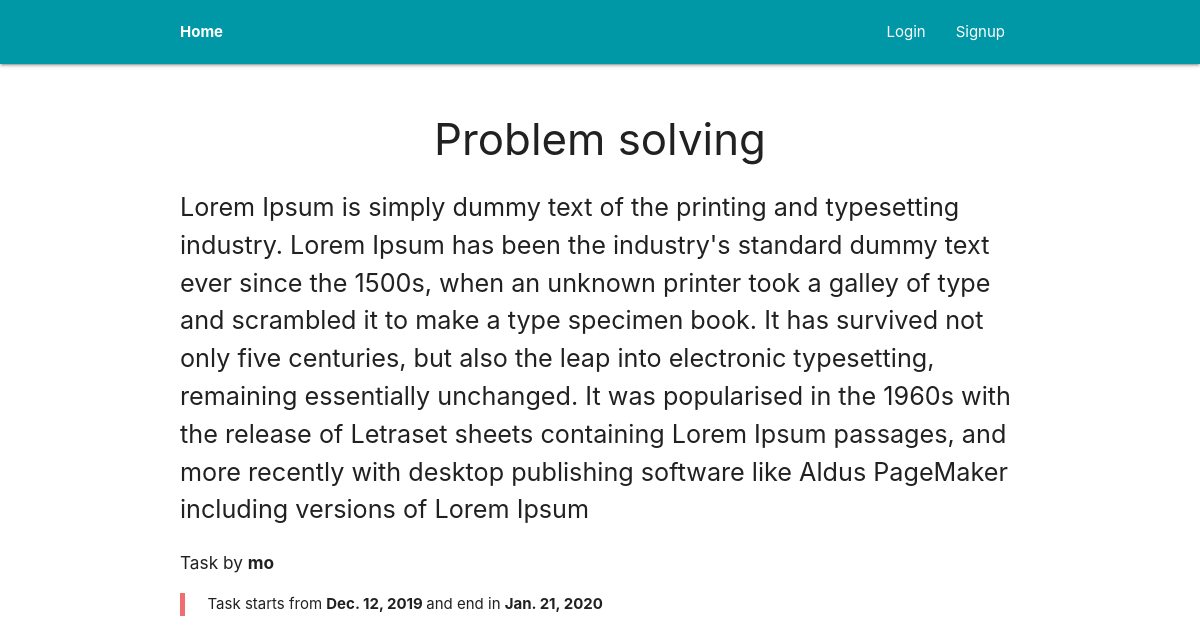
/articles/11/, run on the app's committed database.
### articles/models.py (models this page shows, shortened)
class Article(models.Model):
    title = models.CharField(max_length=100)
    slug = models.SlugField()
    body = models.TextField()
    date = models.DateTimeField(null=True, blank=True, auto_now_add=True)
    thumb = models.ImageField(default='default.png', blank=True)
    startDate = models.DateField(blank=True)
    endDate = models.DateField(blank=True)
    author = models.ForeignKey(
        User, null=True, blank=True, on_delete=models.CASCADE)

### articles/views.py (the view)
# urls.py: path("<id>/", views.article_details, name="detail"),
def article_details(request, id):
    article = Article.objects.get(id=id)
    return render(request, 'articles/article_detail.html', {'article': article})

### articles/templates/articles/article_detail.html (shortened to what this page needs)
{% extends 'base_layout.html' %}
{% block content %}
<div class="article-detail">
    <div class="article">
        <img src="{{ article.thumb.url }}" />
        <h3 class="center">{{ article.title }}</h3>
        <p class="flow-text">{{ article.body }}</p>
        <h6>Task by <b>{{ article.author.username }}</b></h6>
        <blockquote>
            <p>Task starts from <b> {{article.startDate}} </b> and end in <b>  {{article.endDate}}</b>
        </blockquote>
        <br>
    </div>
</div>
{% endblock %}

### assets/styles.css (style rules this page uses)
img { width: 100%; }

### data on the page
Article: thumb (placeholder picture), title "Problem solving", body "Lorem Ipsum is simply dummy text of the printing and typesetting industry. Lorem Ipsum has been the industry's standard dummy text ever since the 1500s, when an unknown printer took a galley of type and scrambled it to make a type specimen book. It has survived not only five centuries, but also the leap into electronic typesetting, remaining essentially unchanged. It was popularised in the 1960s with the release of Letraset sheets containing Lorem Ipsum passages, and more recently with desktop publishing software like Aldus PageMaker including versions of Lorem Ipsum", author.username "mo", startDate "Dec. 12, 2019", endDate "Jan. 21, 2020"
